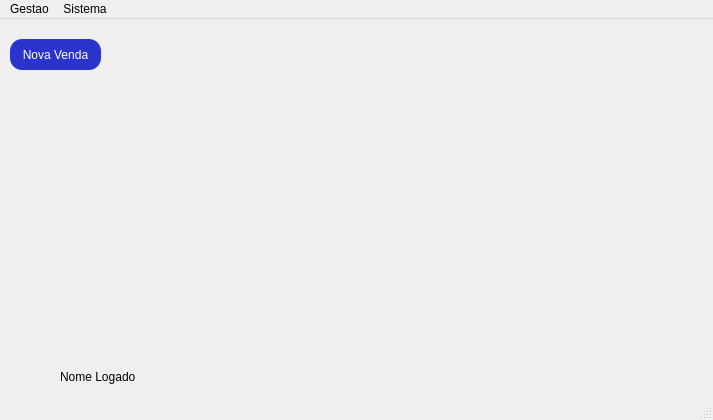
<?xml version="1.0" encoding="UTF-8"?>
<ui version="4.0">
 <class>FM_Main</class>
 <widget class="QMainWindow" name="FM_Main">
  <property name="geometry">
   <rect>
    <x>0</x>
    <y>0</y>
    <width>713</width>
    <height>420</height>
   </rect>
  </property>
  <property name="windowTitle">
   <string>FM_Main</string>
  </property>
  <property name="styleSheet">
   <string notr="true"/>
  </property>
  <property name="iconSize">
   <size>
    <width>40</width>
    <height>40</height>
   </size>
  </property>
  <widget class="QWidget" name="centralwidget">
   <property name="enabled">
    <bool>true</bool>
   </property>
   <widget class="QPushButton" name="btn_blockANDunblock">
    <property name="geometry">
     <rect>
      <x>10</x>
      <y>340</y>
      <width>51</width>
      <height>31</height>
     </rect>
    </property>
    <property name="styleSheet">
     <string notr="true"/>
    </property>
    <property name="text">
     <string/>
    </property>
    <property name="iconSize">
     <size>
      <width>16</width>
      <height>16</height>
     </size>
    </property>
    <property name="flat">
     <bool>true</bool>
    </property>
   </widget>
   <widget class="QPushButton" name="btn_nova_venda">
    <property name="enabled">
     <bool>true</bool>
    </property>
    <property name="geometry">
     <rect>
      <x>10</x>
      <y>20</y>
      <width>91</width>
      <height>31</height>
     </rect>
    </property>
    <property name="autoFillBackground">
     <bool>false</bool>
    </property>
    <property name="styleSheet">
     <string notr="true">QPushButton#btn_nova_venda {
background-color: #2a34cd; /* Azul */ 
color: white;
border: none;
border-radius: 12px
}

QPushButton#btn_nova_venda:hover {
 background-color: #936902;
  color: white;
}

QPushButton#btn_nova_venda:pressed {
    background-color: #755302; /* Cor ao pressionar */
}
</string>
    </property>
    <property name="text">
     <string>Nova Venda</string>
    </property>
   </widget>
   <widget class="QLabel" name="txt_userlogado">
    <property name="geometry">
     <rect>
      <x>60</x>
      <y>350</y>
      <width>141</width>
      <height>16</height>
     </rect>
    </property>
    <property name="text">
     <string>Nome Logado</string>
    </property>
   </widget>
  </widget>
  <widget class="QMenuBar" name="menubar">
   <property name="geometry">
    <rect>
     <x>0</x>
     <y>0</y>
     <width>713</width>
     <height>22</height>
    </rect>
   </property>
   <widget class="QMenu" name="menuGestao">
    <property name="title">
     <string>Gestao</string>
    </property>
    <addaction name="actionEstoque"/>
    <addaction name="actionColaboradores"/>
    <addaction name="actionVendas"/>
   </widget>
   <widget class="QMenu" name="menuSistema">
    <property name="title">
     <string>Sistema</string>
    </property>
    <addaction name="actionSair"/>
    <addaction name="actionSobre"/>
   </widget>
   <addaction name="menuGestao"/>
   <addaction name="menuSistema"/>
  </widget>
  <widget class="QStatusBar" name="statusbar"/>
  <action name="actionEstoque">
   <property name="text">
    <string>Estoque</string>
   </property>
  </action>
  <action name="actionColaboradores">
   <property name="text">
    <string>Colaboradores</string>
   </property>
  </action>
  <action name="actionVendas">
   <property name="text">
    <string>Vendas</string>
   </property>
  </action>
  <action name="actionSair">
   <property name="text">
    <string>Sair</string>
   </property>
  </action>
  <action name="actionSobre">
   <property name="text">
    <string>Sobre</string>
   </property>
  </action>
 </widget>
 <resources/>
 <connections/>
</ui>
